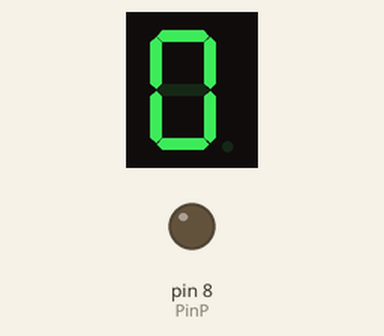
Simulated run of this sketch. Board: Arduino Uno, built with avr-gcc and run on an emulated ATmega328P. Parts: 1-digit seven-segment display, output pins drawn as LEDs (lit = HIGH). Wiring (inferred from the names in the program): 1-digit 7-segment display, segments lit when LOW: segments pin 7, pin 6, pin 5, pin 4, pin 3, pin 2, pin 9. The segment pins are drawn as the display they are named for; pins used as bus, display or sensor lines are not drawn.

Above: at 0.1 s.
At 2.1 s:
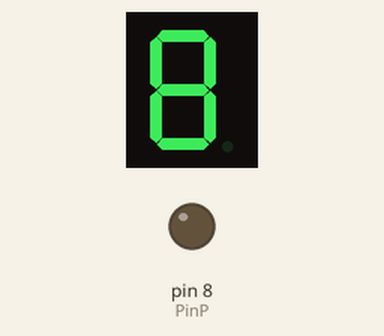
At 4.1 s:
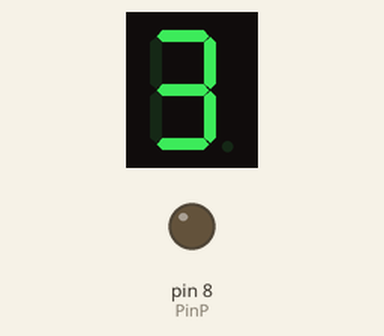
At 6.1 s:
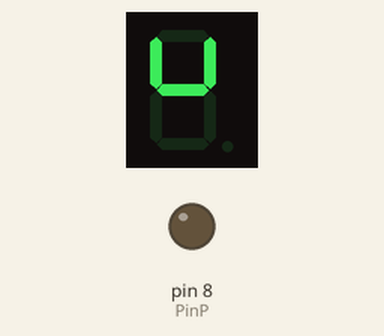
At 8.1 s:
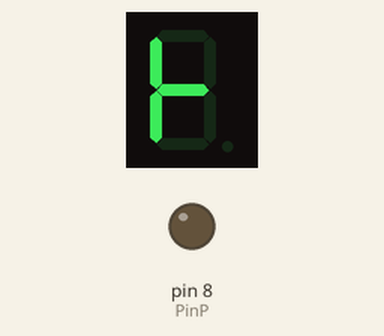

The sketch:

visor7parts.ino
```cpp
int PinA = 9;
int PinB = 2;
int PinC = 3;
int PinD = 4;
int PinE = 5;
int PinF = 6;
int PinG = 7;
int PinP = 8;

void setup() {
  // put your setup code here, to run once:
  pinMode(PinA,OUTPUT);
  pinMode(PinB,OUTPUT);
  pinMode(PinC,OUTPUT);
  pinMode(PinD,OUTPUT);
  pinMode(PinE,OUTPUT);
  pinMode(PinF,OUTPUT);
  pinMode(PinG,OUTPUT);
  pinMode(PinP,OUTPUT);

  Serial.begin(9600);
}

void ClearLed(){
  int i = 0;
  for(i = 2; i<=9; i++){
      digitalWrite(i,LOW);
  }
}

void loop() {
// Os codigos a baixo servem para escrever i O T no Display;
  digitalWrite(PinA,HIGH);
  delay(2000);
  ClearLed();
  delay(2000);
  digitalWrite(PinB,HIGH);
  digitalWrite(PinC,HIGH);
  delay(2000);
  ClearLed();


  digitalWrite(PinC,HIGH);
  digitalWrite(PinD,HIGH);
  digitalWrite(PinE,HIGH);
  digitalWrite(PinG,HIGH);
  delay(2000);
  ClearLed();


  digitalWrite(PinD,HIGH);
  digitalWrite(PinE,HIGH);
  digitalWrite(PinF,HIGH);
  digitalWrite(PinG,HIGH);
  delay(2000);
  ClearLed();


}
```

Measured:
- by itself, everything shown: repeats every 10.0 s, in 6 steps
- what the display in image 1 shows lasts 2.0 s, from 2.0 s to 4.0 s
